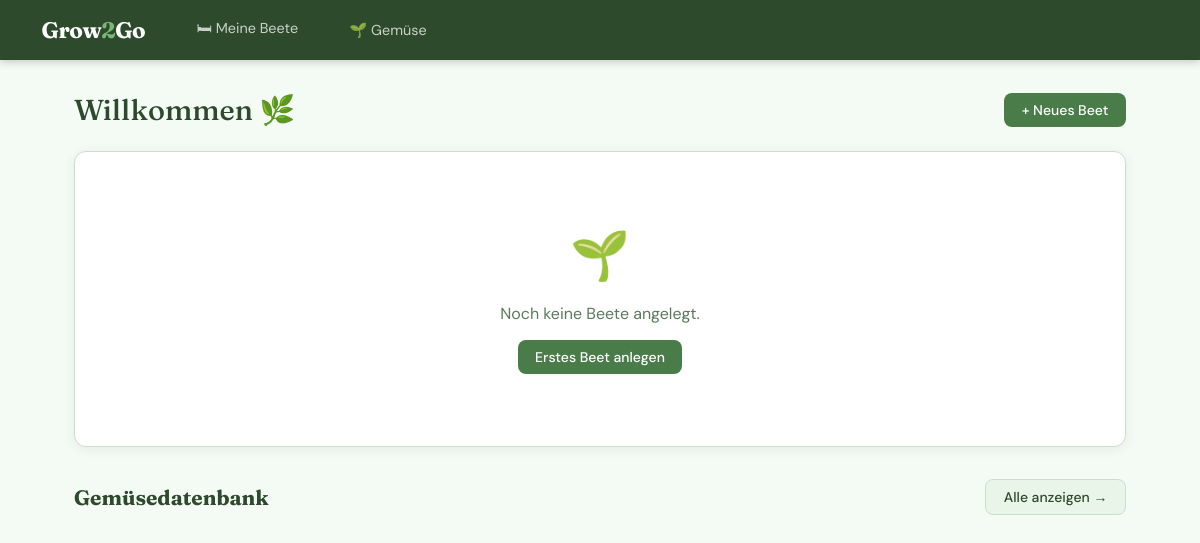
Before: / with the older database file.
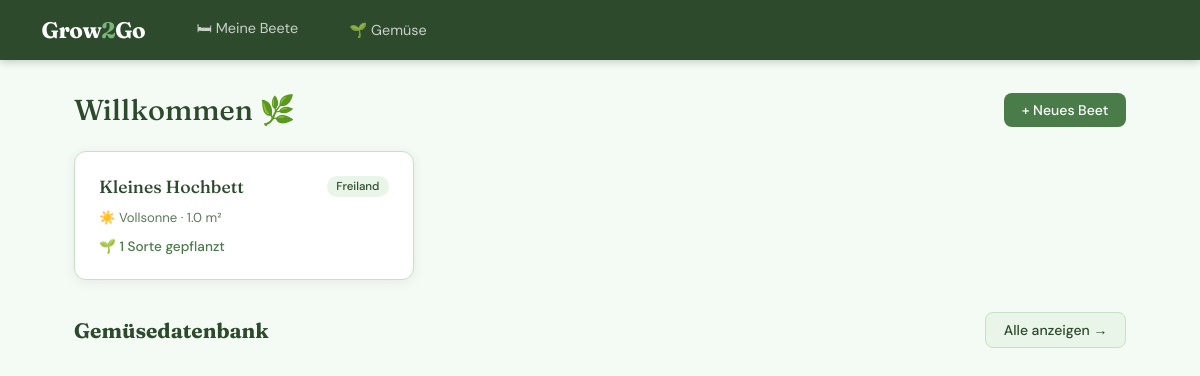
After: the same page with the newer database file.
### garden/models.py (models this page shows, shortened)
class Bed(models.Model):
    class Location(models.TextChoices):
        FULL_SUN = "full_sun", "Vollsonne"
        PARTIAL_SHADE = "partial_shade", "Halbschatten"
        SHADE = "shade", "Schatten"
    class BedType(models.TextChoices):
        OUTDOOR = "outdoor", "Freiland"
        GREENHOUSE = "greenhouse", "Gewächshaus"
    name = models.CharField(max_length=100, verbose_name="Name")
    size_sqm = models.FloatField(null=True, blank=True, verbose_name="Größe (m²)")
    location = models.CharField(
        max_length=20,
        choices=Location.choices,
        default=Location.FULL_SUN,
        verbose_name="Lage",
    )
    bed_type = models.CharField(
        max_length=20,
        choices=BedType.choices,
        default=BedType.OUTDOOR,
        verbose_name="Typ",
    )
    notes = models.TextField(blank=True, verbose_name="Notizen")
    class Meta:
        verbose_name = "Gartenbeet"
        verbose_name_plural = "Gartenbeete"
        ordering = ["name"]

### garden/views.py (the view)
# urls.py: path("", views.dashboard, name="dashboard"),
def dashboard(request):
    beds = Bed.objects.prefetch_related("plantings__vegetable").all()
    return render(request, "garden/dashboard.html", {"beds": beds})

### garden/templates/garden/dashboard.html (shortened to what this page needs)
{% extends "garden/base.html" %}
{% block content %}
<div class="page-header">
  <h1 class="page-title">Willkommen 🌿</h1>
  <a href="{% url 'bed_create' %}" class="btn btn-primary">+ Neues Beet</a>
</div>
{% if beds %}
  <div class="grid-3">
    {% for bed in beds %}
    <a href="{% url 'bed_detail' bed.pk %}" style="text-decoration:none;">
      <div class="card" style="cursor:pointer; transition: transform 0.15s, box-shadow 0.15s;"
           onmouseover="this.style.transform='translateY(-2px)'; this.style.boxShadow='0 8px 24px rgba(45,74,45,0.12)'"
           onmouseout="this.style.transform=''; this.style.boxShadow=''">
        <div style="display:flex; justify-content:space-between; align-items:flex-start; margin-bottom:0.75rem;">
          <span style="font-family:'Fraunces',serif; font-size:1.1rem; font-weight:500; color:var(--green-dark);">
            {{ bed.name }}
          </span>
          <span class="badge {% if bed.bed_type == 'greenhouse' %}badge-earth{% endif %}">
            {{ bed.get_bed_type_display }}
          </span>
        </div>
        <div style="font-size:0.82rem; color:var(--text-muted); margin-bottom:0.75rem;">
          ☀️ {{ bed.get_location_display }}
          {% if bed.size_sqm %} · {{ bed.size_sqm }} m²{% endif %}
        </div>
        {% with count=bed.plantings.count %}
        <div style="font-size:0.85rem; color:var(--green-mid); font-weight:500;">
          🌱 {{ count }} Sorte{{ count|pluralize:"n" }} gepflanzt
        </div>
        {% endwith %}
      </div>
    </a>
    {% endfor %}
  </div>
{% else %}
  <div class="card">
    <div class="empty-state">
      <div class="icon">🌱</div>
      <p>Noch keine Beete angelegt.</p>
      <a href="{% url 'bed_create' %}" class="btn btn-primary">Erstes Beet anlegen</a>
    </div>
  </div>
{% endif %}
<div style="margin-top:2rem;">
  <div class="page-header">
    <h2 style="font-family:'Fraunces',serif; font-size:1.3rem; color:var(--green-dark);">
      Gemüsedatenbank
    </h2>
    <a href="{% url 'vegetable_list' %}" class="btn btn-secondary">Alle anzeigen →</a>
  </div>
</div>
{% endblock %}

Changed rows visible on the page:
added Bed: name "Kleines Hochbett", bed_type "Freiland", location "Vollsonne", size_sqm "1.0", plantings.count "1"
Other visible differences:
text no longer shown: "🌱 Noch keine Beete angelegt. Erstes Beet anlegen"
